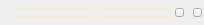
<?xml version="1.0" encoding="UTF-8"?>
<ui version="4.0">
 <class>TitleBar</class>
 <widget class="QWidget" name="TitleBar">
  <property name="geometry">
   <rect>
    <x>0</x>
    <y>0</y>
    <width>204</width>
    <height>25</height>
   </rect>
  </property>
  <property name="windowTitle">
   <string>Form</string>
  </property>
  <layout class="QHBoxLayout" name="horizontalLayout">
   <property name="spacing">
    <number>0</number>
   </property>
   <property name="leftMargin">
    <number>0</number>
   </property>
   <property name="topMargin">
    <number>0</number>
   </property>
   <property name="rightMargin">
    <number>0</number>
   </property>
   <property name="bottomMargin">
    <number>0</number>
   </property>
   <item>
    <spacer name="horizontalSpacer_2">
     <property name="orientation">
      <enum>Qt::Horizontal</enum>
     </property>
     <property name="sizeType">
      <enum>QSizePolicy::Fixed</enum>
     </property>
     <property name="sizeHint" stdset="0">
      <size>
          <width>3</width>
       <height>1</height>
      </size>
     </property>
    </spacer>
    </item>
    <item>
     <widget class="QPushButton" name="menuButton">
      <property name="minimumSize">
       <size><width>9</width><height>9</height></size>
      </property>
      <property name="maximumSize">
       <size><width>9</width><height>9</height></size>
      </property>
      <property name="toolTip"><string>Menu</string></property>
      <property name="styleSheet">
       <string notr="true">QPushButton { border:0; background:transparent; border-image:url(:assets/classic-menu.png); }</string>
      </property>
      <property name="text"><string/></property>
     </widget>
    </item>
    <item>
     <spacer name="horizontalSpacer_4">
     <property name="orientation">
      <enum>Qt::Horizontal</enum>
     </property>
     <property name="sizeType">
      <enum>QSizePolicy::Fixed</enum>
     </property>
     <property name="sizeHint" stdset="0">
      <size>
        <width>2</width>
       <height>1</height>
      </size>
     </property>
    </spacer>
   </item>
   <item>
    <widget class="QFrame" name="decorationL">
     <property name="sizePolicy">
      <sizepolicy hsizetype="Expanding" vsizetype="Preferred">
       <horstretch>0</horstretch>
       <verstretch>0</verstretch>
      </sizepolicy>
     </property>
     <layout class="QVBoxLayout" name="verticalLayout">
      <property name="spacing">
       <number>1</number>
      </property>
      <property name="sizeConstraint">
       <enum>QLayout::SetDefaultConstraint</enum>
      </property>
      <property name="leftMargin">
       <number>2</number>
      </property>
      <property name="topMargin">
       <number>2</number>
      </property>
      <property name="rightMargin">
       <number>2</number>
      </property>
      <property name="bottomMargin">
       <number>2</number>
      </property>
      <item>
       <widget class="QWidget" name="lineLT" native="true">
        <property name="minimumSize">
         <size>
          <width>0</width>
          <height>1</height>
         </size>
        </property>
        <property name="maximumSize">
         <size>
          <width>16777215</width>
          <height>1</height>
         </size>
        </property>
        <property name="styleSheet">
         <string notr="true">QWidget {
	background-color: #f8ebca;
}</string>
        </property>
       </widget>
      </item>
      <item>
       <widget class="QWidget" name="lineLB" native="true">
        <property name="minimumSize">
         <size>
          <width>0</width>
          <height>1</height>
         </size>
        </property>
        <property name="maximumSize">
         <size>
          <width>16777215</width>
          <height>1</height>
         </size>
        </property>
        <property name="styleSheet">
         <string notr="true">QWidget {
	background-color: #f8ebca;
}</string>
        </property>
       </widget>
      </item>
     </layout>
    </widget>
   </item>
   <item>
    <widget class="QLabel" name="windowTitle">
     <property name="font">
      <font>
       <family>Bitstream Vera Sans Mono</family>
       <pointsize>5</pointsize>
       <bold>true</bold>
      </font>
     </property>
     <property name="styleSheet">
      <string notr="true">#windowTitle {
	color: #FFF;
}</string>
     </property>
     <property name="text">
        <string></string>
     </property>
    </widget>
   </item>
   <item>
    <widget class="QFrame" name="decorationR">
     <property name="sizePolicy">
      <sizepolicy hsizetype="Expanding" vsizetype="Preferred">
       <horstretch>0</horstretch>
       <verstretch>0</verstretch>
      </sizepolicy>
     </property>
     <layout class="QVBoxLayout" name="verticalLayout_2">
      <property name="spacing">
       <number>1</number>
      </property>
      <property name="sizeConstraint">
       <enum>QLayout::SetDefaultConstraint</enum>
      </property>
      <property name="leftMargin">
       <number>2</number>
      </property>
      <property name="topMargin">
       <number>2</number>
      </property>
      <property name="rightMargin">
       <number>2</number>
      </property>
      <property name="bottomMargin">
       <number>2</number>
      </property>
      <item>
       <widget class="QWidget" name="lineRT" native="true">
        <property name="minimumSize">
         <size>
          <width>0</width>
          <height>1</height>
         </size>
        </property>
        <property name="maximumSize">
         <size>
          <width>16777215</width>
          <height>1</height>
         </size>
        </property>
        <property name="styleSheet">
         <string notr="true">QWidget {
	background-color: #f8ebca;
}</string>
        </property>
       </widget>
      </item>
      <item>
       <widget class="QWidget" name="lineRB" native="true">
        <property name="minimumSize">
         <size>
          <width>0</width>
          <height>1</height>
         </size>
        </property>
        <property name="maximumSize">
         <size>
          <width>16777215</width>
          <height>1</height>
         </size>
        </property>
        <property name="styleSheet">
         <string notr="true">QWidget {
	background-color: #f8ebca;
}</string>
        </property>
       </widget>
      </item>
     </layout>
    </widget>
   </item>
   <item>
    <widget class="QPushButton" name="minimizeButton">
     <property name="minimumSize">
      <size>
       <width>9</width>
       <height>9</height>
      </size>
     </property>
     <property name="maximumSize">
      <size>
       <width>9</width>
       <height>9</height>
      </size>
     </property>
     <property name="styleSheet">
      <string notr="true">#minimizeButton {
	background-color: transparent;
	border-image: url(:assets/windowMinimize.png);
	background: none;
	background-repeat: none;
}

#minimizeButton:pressed {
	border-image: url(:assets/windowMinimize.png);
}</string>
     </property>
     <property name="text">
      <string/>
     </property>
    </widget>
    </item>
    <item>
     <widget class="QPushButton" name="shadeButton">
      <property name="minimumSize">
       <size><width>9</width><height>9</height></size>
      </property>
      <property name="maximumSize">
       <size><width>9</width><height>9</height></size>
      </property>
      <property name="toolTip"><string>Window shade</string></property>
      <property name="styleSheet">
       <string notr="true">QPushButton { border:0; background:transparent; border-image:url(:assets/windowMaximize.png); }</string>
      </property>
      <property name="text"><string/></property>
     </widget>
    </item>
    <item>
     <widget class="QPushButton" name="closeButton">
      <property name="minimumSize">
       <size>
        <width>9</width>
        <height>9</height>
      </size>
     </property>
     <property name="maximumSize">
      <size>
        <width>9</width>
        <height>9</height>
      </size>
     </property>
     <property name="styleSheet">
      <string notr="true">#closeButton {
	background-color: transparent;
	border-image: url(:assets/windowClose.png);
	background: none;
	background-repeat: none;
}

#closeButton:pressed {
	border-image: url(:assets/windowClose.png);
}</string>
     </property>
     <property name="text">
      <string/>
     </property>
    </widget>
   </item>
   <item>
    <spacer name="horizontalSpacer">
     <property name="orientation">
      <enum>Qt::Horizontal</enum>
     </property>
     <property name="sizeType">
      <enum>QSizePolicy::Fixed</enum>
     </property>
     <property name="sizeHint" stdset="0">
      <size>
       <width>2</width>
       <height>1</height>
      </size>
     </property>
    </spacer>
   </item>
  </layout>
 </widget>
 <resources/>
 <connections/>
</ui>
